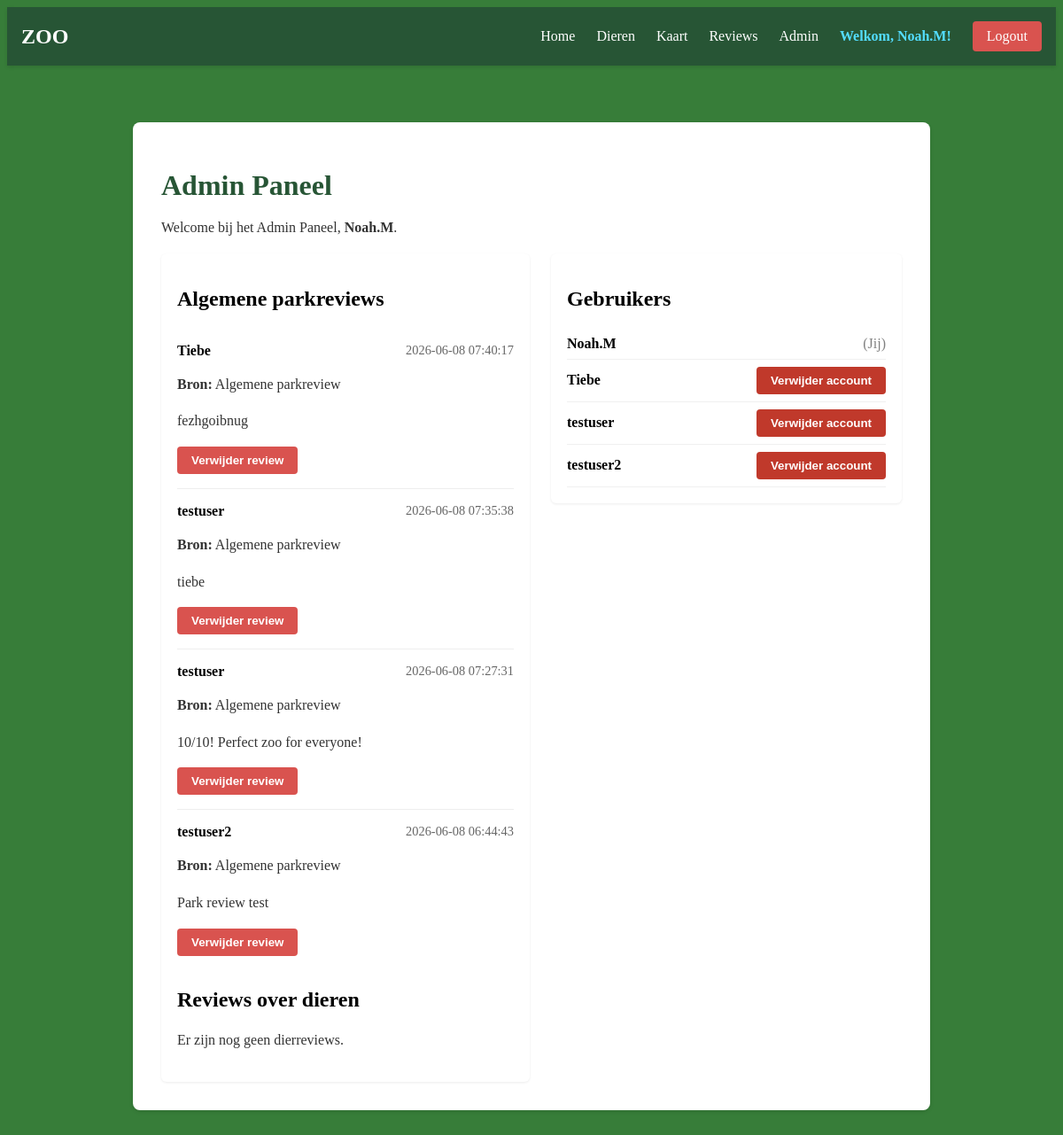
Page /admin (signed in) on the earlier database version.
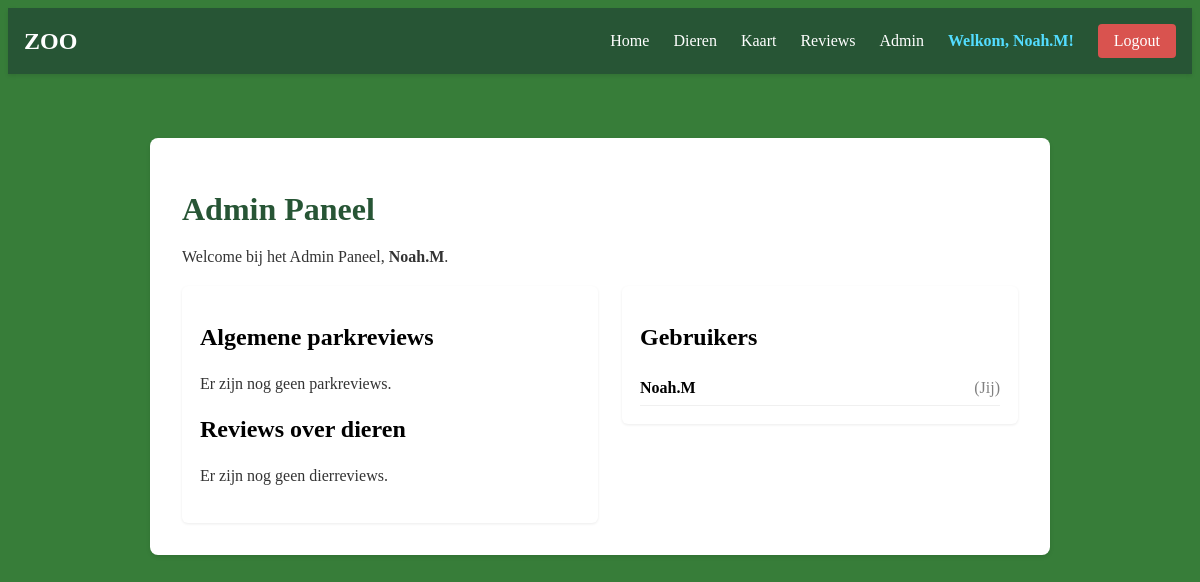
Same page on the later database version.
### tables this page shows
CREATE TABLE PARK_REVIEWS (
        id INTEGER PRIMARY KEY AUTOINCREMENT,
        user_id INTEGER NOT NULL,
        review TEXT NOT NULL,
        created_at TEXT NOT NULL DEFAULT CURRENT_TIMESTAMP,
        FOREIGN KEY (user_id) REFERENCES USERS(id)
    );

CREATE TABLE USERS (
    id INTEGER PRIMARY KEY AUTOINCREMENT,
    username TEXT UNIQUE NOT NULL,
    password TEXT NOT NULL
);

### app.py (the view)
@app.route("/admin")
def admin():
    if session.get('username') != 'Noah.M':
        return redirect("/login")
    animal_reviews = db.execute(
        "SELECT REVIEWS.id AS review_id, REVIEWS.review, REVIEWS.created_at, USERS.username, DIEREN.naam AS dier_naam "
        "FROM REVIEWS "
        "JOIN USERS ON REVIEWS.user_id = USERS.id "
        "JOIN DIEREN ON REVIEWS.dier_id = DIEREN.id "
        "ORDER BY USERS.username ASC, REVIEWS.created_at DESC"
    )
    park_reviews = db.execute(
        "SELECT PARK_REVIEWS.id AS review_id, PARK_REVIEWS.review, PARK_REVIEWS.created_at, USERS.username "
        "FROM PARK_REVIEWS "
        "JOIN USERS ON PARK_REVIEWS.user_id = USERS.id "
        "ORDER BY USERS.username ASC, PARK_REVIEWS.created_at DESC"
    )
    users = db.execute("SELECT id, username FROM USERS ORDER BY username ASC")
    return render_template("admin.html", animal_reviews=animal_reviews, park_reviews=park_reviews, users=users)

### templates/admin.html (shortened to what the changed rows need)
{% extends "layout.html" %}
{% block content %}
    <div class="dier-container">
        <div class="dier-content">
            <h1>Admin Paneel</h1>
            <p>Welcome bij het Admin Paneel, <strong>{{ session.username }}</strong>.</p>
            <div class="admin-columns" style="display:flex; gap:24px; align-items:flex-start;">
                <div class="admin-left" style="flex:2; background:#fff; padding:18px; border-radius:6px; box-shadow:0 1px 3px rgba(0,0,0,0.08);">
                    <section class="admin-section">
                        <h2>Algemene parkreviews</h2>
                        {% if park_reviews and park_reviews | length > 0 %}
                            <ul class="review-list">
                                {% for review in park_reviews %}
                                    <li class="review-item">
                                        <div class="review-header">
                                            <strong>{{ review.username }}</strong>
                                            <span class="review-date">{{ review.created_at }}</span>
                                        </div>
                                        <p><strong>Bron:</strong> Algemene parkreview</p>
                                        <p>{{ review.review }}</p>
                                        <form method="post" action="/reviews/park/delete" class="review-delete-form">
                                            <button type="submit" class="delete-review-button">Verwijder review</button>
                                        </form>
                                    </li>
                                {% endfor %}
                            </ul>
                        {% else %}
                            <p>Er zijn nog geen parkreviews.</p>
                        {% endif %}
                    </section>
                    <section class="admin-section" style="margin-top:18px;">
                        <h2>Reviews over dieren</h2>
                    </section>
                </div>
                <div class="admin-right" style="width:360px; background:#fff; padding:18px; border-radius:6px; box-shadow:0 1px 3px rgba(0,0,0,0.08);">
                    <h2>Gebruikers</h2>
                    {% if users and users | length > 0 %}
                        <ul class="user-list" style="list-style:none; padding:0; margin:0;">
                            {% for user in users %}
                                <li class="user-item" style="padding:8px 0; border-bottom:1px solid #f0f0f0;">
                                    <div class="user-row" style="display:flex; align-items:center; justify-content:space-between;">
                                        <strong>{{ user.username }}</strong>
                                        {% if session.get('user_id') != user.id %}
                                            <form method="post" action="/admin/delete_user" style="display:inline-block; margin-left:10px;">
                                                <button type="submit" class="delete-review-button" style="background:#c0392b;">Verwijder account</button>
                                            </form>
                                        {% else %}
                                            <span style="margin-left:10px; color:gray;">(Jij)</span>
                                        {% endif %}
                                    </div>
                                </li>
                            {% endfor %}
                        </ul>
                    {% else %}
                        <p>Geen geregistreerde gebruikers gevonden.</p>
                    {% endif %}
                </div>
            </div>
        </div>
    </div>
{% endblock %}

### templates/layout.html (shortened to what this page needs)
<!DOCTYPE html>
<html lang="nl">
<head>
    <link rel="stylesheet" href="/static/style.css">
</head>
<body>
    <nav class="navbar">
        <div class="nav-container">
            <h2 class="nav-title">ZOO</h2>
            <div class="nav-links">
                <a href="/">Home</a>
                <a href="/Dieren">Dieren</a>
                <a href="/Kaart">Kaart</a>
                <a href="/reviews">Reviews</a>
                {% if session.get('username') == 'Noah.M' %}
                    <a href="/admin" class="nav-admin">Admin</a>
                {% endif %}
                {% if session.get('username') %}
                    <span class="user-welcome">Welkom, {{ session['username'] }}!</span>
                    <a href="/logout" class="nav-logout">Logout</a>
                {% else %}
                    <a href="/login">Login</a>
                    <a href="/register">Register</a>
                {% endif %}
            </div>
        </div>
    </nav>
    {% block content %}
    {% endblock %}
</body>
</html>

Differences in the rows shown:
removed PARK_REVIEWS: username "Tiebe", created_at "2026-06-08 07:40:17", review "fezhgoibnug"
removed PARK_REVIEWS: username "testuser", created_at "2026-06-08 07:35:38", review "tiebe"
removed PARK_REVIEWS: username "testuser", created_at "2026-06-08 07:27:31", review "10/10! Perfect zoo for everyone!"
removed PARK_REVIEWS: username "testuser2", created_at "2026-06-08 06:44:43", review "Park review test"
removed USERS: username "Tiebe"
removed USERS: username "testuser"
removed USERS: username "testuser2"
Other differences:
text now shown: "Er zijn nog geen parkreviews."
